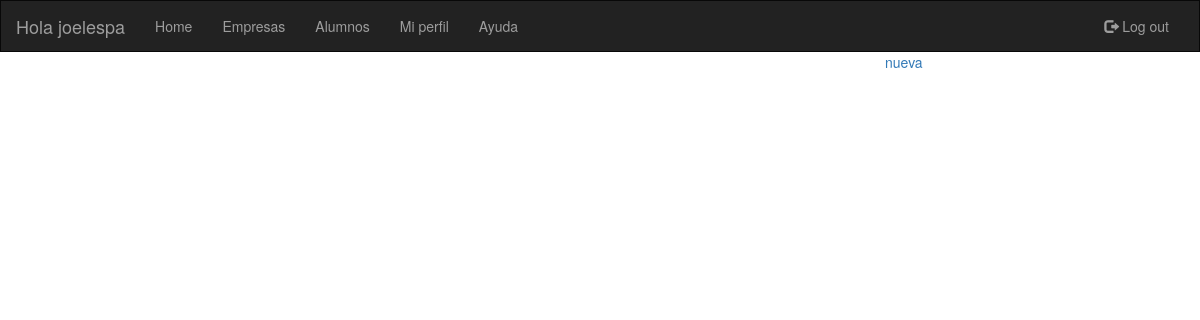
The page /empresas/ (signed in) on the database as committed earlier.
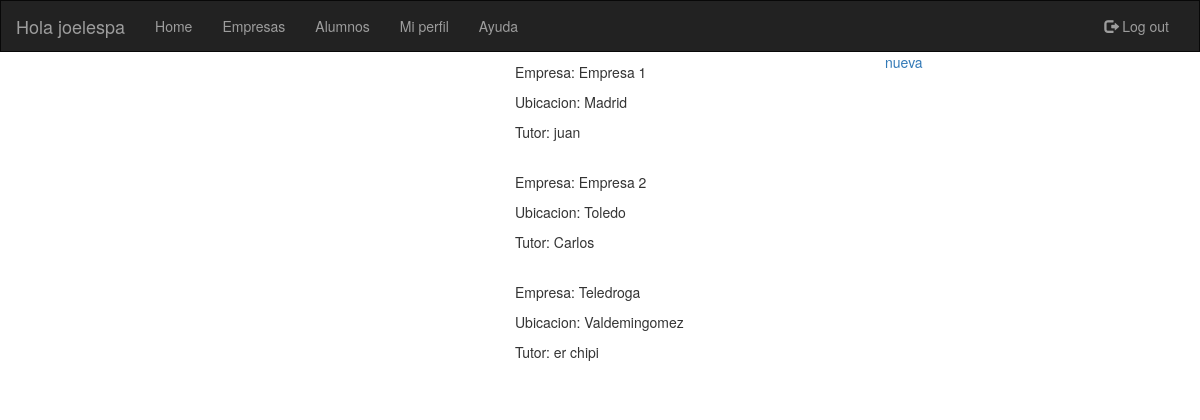
The same page on the database as committed later.
### sopa/models.py (models this page shows)
class usuarios (AbstractUser):
    id_grado = models.IntegerField(null=True,blank=True,default='0')

class empresas (models.Model):
    nombre_empresa = models.TextField(max_length=30,null=True,blank=True,default='')
    ubicacion = models.TextField(max_length=40,null=True,blank=True,default='')
    tutor = models.TextField(max_length=25,null=True,blank=True,default='')
    valoracion = models.IntegerField(null=True,blank=True,default='0')

### sopa/views.py (the view)
# urls.py: url(r'^empresas/$', views.lista_empresas, name='lista_empresas'),
@login_required
def lista_empresas(request):
    empresa = empresas.objects.all()
    return render(request, 'sopa/lista_empresas.html', {'empresas' : empresa})

### sopa/templates/sopa/lista_empresas.html
{% extends "sopa/index.html" %}
{% block content %}
<div class ="row col-md-4 col-md-offset-5">
{% for empresa in empresas %}
  <p> Empresa: {{empresa.nombre_empresa}} </p>
  <p> Ubicacion: {{empresa.ubicacion}} </p>
  <p> Tutor: {{empresa.tutor}} </p>
  <br>
{% endfor %}
</div>
<a href="/empresas/new/">nueva</a>
{% endblock content %}

### sopa/templates/sopa/index.html (shortened to what this page needs)
{% load staticfiles %}
<!DOCTYPE html>
<html lang="en">
<head>
  <link rel="stylesheet" href="https://maxcdn.bootstrapcdn.com/bootstrap/3.3.7/css/bootstrap.min.css">
  <link rel="stylesheet" href="{% static 'css/sopa.css' %}">
  <nav class="navbar navbar-inverse">
  <div class="container-fluid">
    <div class="navbar-header">
      <a class="navbar-brand" >Hola {{ user.username }}</a>
    </div>
    <div class="collapse navbar-collapse" id="myNavbar">
      <ul class="nav navbar-nav">
        <li><a href="/home">Home</a></li>
        <li><a title="Empresas" href="/empresas">Empresas</a></li>
        <li><a title="Alumnos" href="/usuarios">Alumnos</a></li>
        <li><a title="Mi perfil" href="/usuarios/miperfil">Mi perfil</a></li>
        <li><a title="Ayuda" href="#">Ayuda</a></li>
      </ul>
      <ul class="nav navbar-nav navbar-right">
        <li><a href="/logout"><span class="glyphicon glyphicon-log-out"></span> Log out</a></li>
      </ul>
    </div>
  </div>
</nav>
</head>
<body>
{% block content %}
{% endblock content %}
</body>

### sopa/static/css/sopa.css (style rules this page uses)
.navbar { margin-bottom: 0; border-radius: 0; }
.row { margin-top: 10px; }

Rows that differ between the two databases and show on the page:
added empresas: nombre_empresa "Empresa 1", ubicacion "Madrid", tutor "juan"
added empresas: nombre_empresa "Empresa 2", ubicacion "Toledo", tutor "Carlos"
added empresas: nombre_empresa "Teledroga", ubicacion "Valdemingomez", tutor "er chipi"
